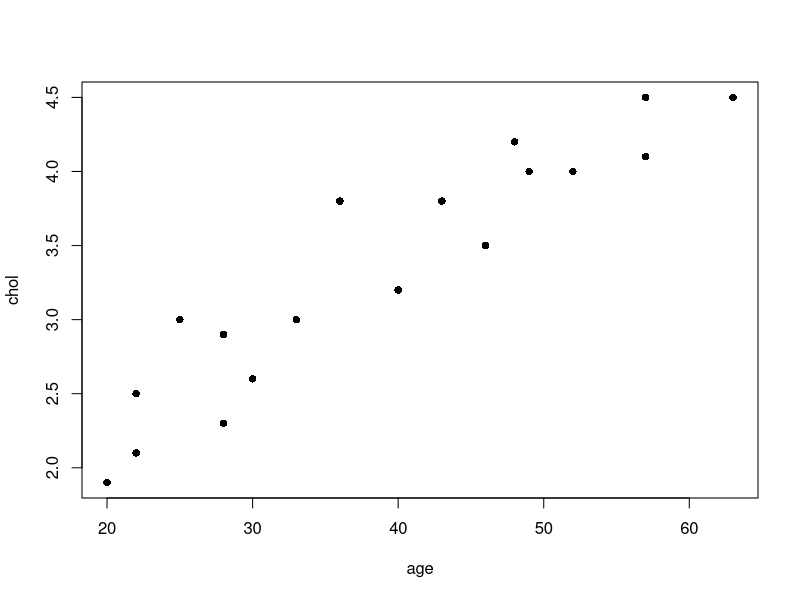
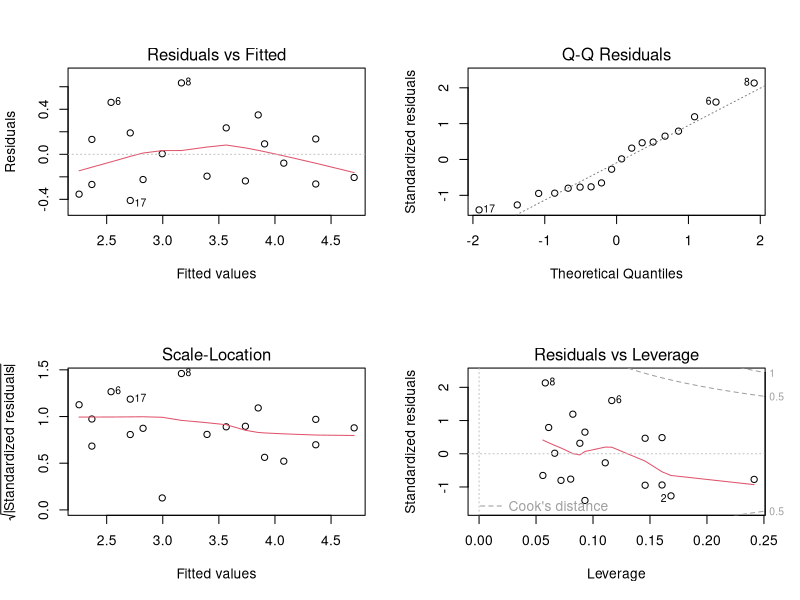
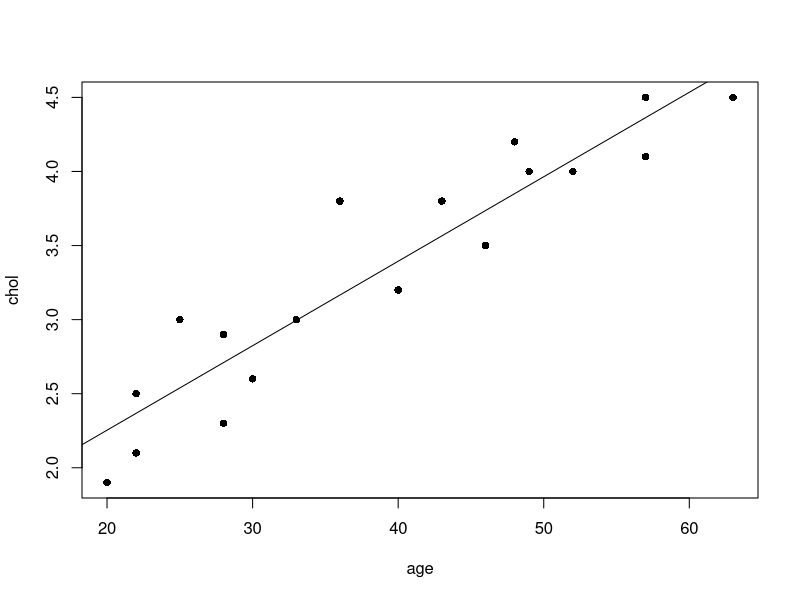
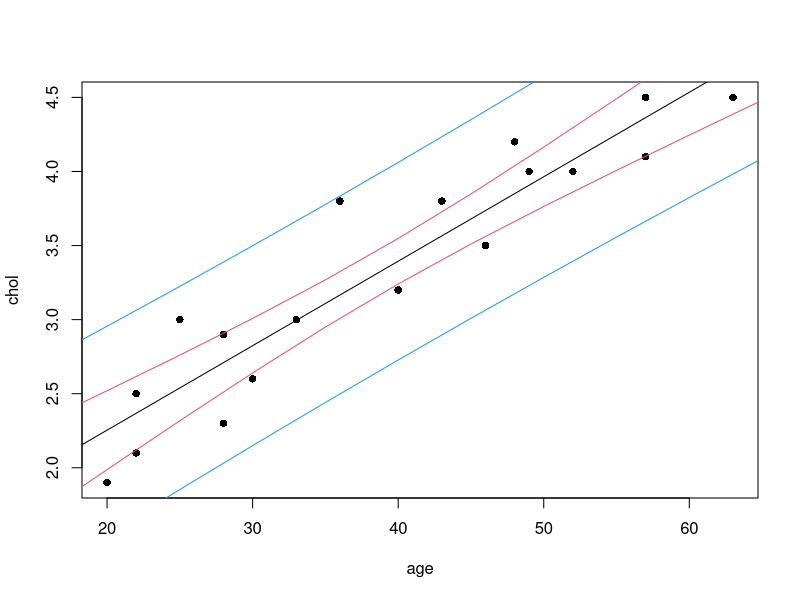
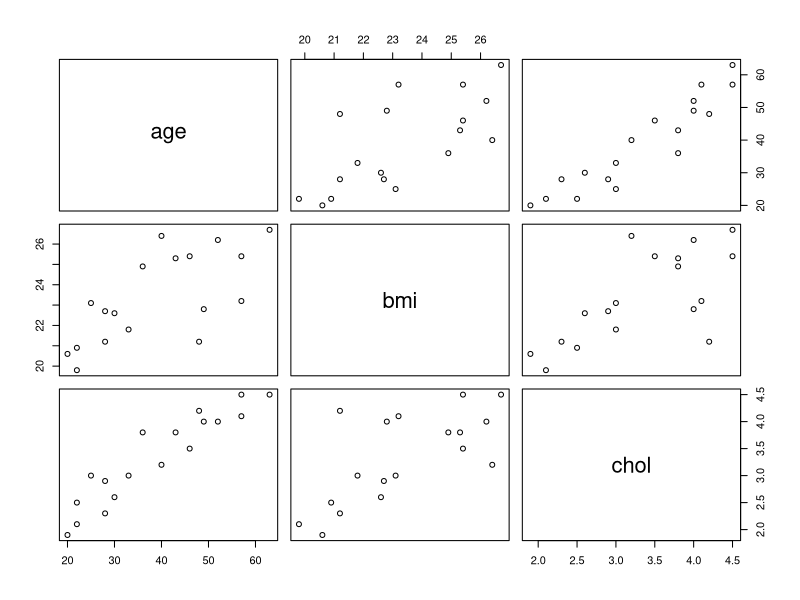

Write the R code that produced these figures, in order.
age <- c(46,20,52,30,57,25,28,36,22,43,57,33,22,63,40,48,28,49)
bmi <- c(25.4,20.6,26.2,22.6,25.4,23.1,22.7,24.9,19.8,25.3,23.2,
         21.8,20.9,26.7,26.4,21.2,21.2,22.8)
chol <- c(3.5,1.9,4.0,2.6,4.5,3.0,2.9,3.8,2.1,3.8,4.1,3.0,2.5,
          4.5,3.2,4.2,2.3,4.0)
data <- data.frame(age, bmi, chol)
plot(chol ~ age, pch = 16)

cor.test(age, chol)
cor.test(age, chol, method = "spearman")
cor.test(age, chol, method = "kendall")

lm(chol ~ age)
reg <- lm(chol ~ age)
summary(reg)

op <- par(mfrow = c(2,2))
plot(reg)
dev.off()

plot(chol ~ age, pch = 16)
abline(reg)

new <- data.frame(age = seq(15, 70, 5))
pred.w.plim <- predict.lm(reg, new, interval = "prediction")
pred.w.clim <- predict.lm(reg, new, interval = "confidence")
resc <- cbind(pred.w.clim, new)
resp<- cbind(pred.w.plim, new)
plot(chol ~ age, pch = 16)
lines(resc$fit ~ resc$age)
lines(resc$lwr ~ resc$age, col = 2)
lines(resc$upr ~ resc$age, col = 2)
lines(resp$lwr ~ resp$age, col = 4)
lines(resp$upr ~ resp$age, col = 4)

pairs(data)
summary(lm(chol ~ bmi))
mreg <- lm(chol ~ age + bmi)
summary(mreg)